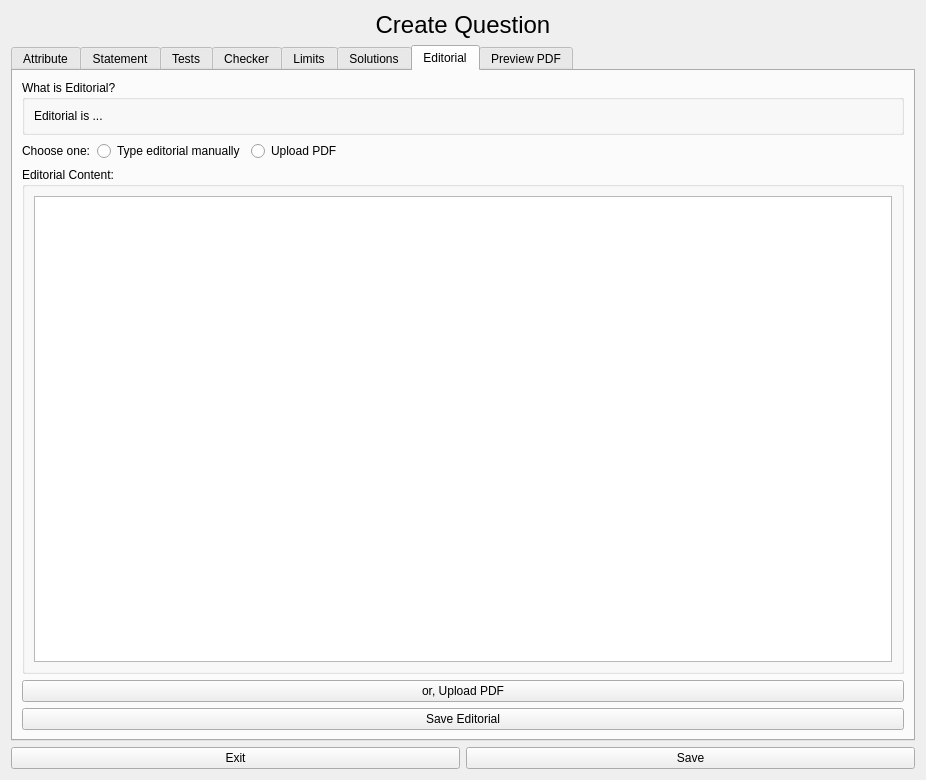
<?xml version="1.0" encoding="UTF-8"?>
<ui version="4.0">
 <class>CreateQuestion</class>
 <widget class="QWidget" name="CreateQuestion">
  <property name="geometry">
   <rect>
    <x>0</x>
    <y>0</y>
    <width>926</width>
    <height>780</height>
   </rect>
  </property>
  <property name="windowTitle">
   <string>Create/Modify Question</string>
  </property>
  <property name="windowIcon">
   <iconset theme="applications-accessories"/>
  </property>
  <layout class="QVBoxLayout" name="verticalLayout">
   <item>
    <widget class="QLabel" name="label">
     <property name="text">
      <string>&lt;html&gt;&lt;head/&gt;&lt;body&gt;&lt;p align=&quot;center&quot;&gt;&lt;span style=&quot; font-size:18pt;&quot;&gt;Create Question&lt;/span&gt;&lt;/p&gt;&lt;/body&gt;&lt;/html&gt;</string>
     </property>
    </widget>
   </item>
   <item>
    <widget class="QTabWidget" name="tabWidget">
     <property name="currentIndex">
      <number>6</number>
     </property>
     <widget class="QWidget" name="attribute_tab">
      <attribute name="title">
       <string>Attribute</string>
      </attribute>
      <layout class="QFormLayout" name="formLayout">
       <item row="0" column="0">
        <widget class="QLabel" name="label_2">
         <property name="text">
          <string>Question Title: *</string>
         </property>
        </widget>
       </item>
       <item row="0" column="1">
        <widget class="QLineEdit" name="quesTitle_lineEdit"/>
       </item>
       <item row="1" column="0">
        <widget class="QLabel" name="label_3">
         <property name="text">
          <string>Is Checker Based:</string>
         </property>
        </widget>
       </item>
       <item row="1" column="1">
        <widget class="QCheckBox" name="is_checkerBased_checkBox">
         <property name="text">
          <string>Checker Based</string>
         </property>
        </widget>
       </item>
      </layout>
     </widget>
     <widget class="QWidget" name="statement_tab">
      <attribute name="title">
       <string>Statement</string>
      </attribute>
      <layout class="QVBoxLayout" name="verticalLayout_2">
       <item>
        <layout class="QGridLayout" name="gridLayout">
         <item row="0" column="1">
          <widget class="QRadioButton" name="radioButton">
           <property name="text">
            <string>Type Question Manually</string>
           </property>
          </widget>
         </item>
         <item row="0" column="2">
          <widget class="QRadioButton" name="radioButton_2">
           <property name="text">
            <string>Upload PDF</string>
           </property>
          </widget>
         </item>
         <item row="0" column="0">
          <widget class="QLabel" name="label_4">
           <property name="text">
            <string>Chose one:</string>
           </property>
          </widget>
         </item>
         <item row="0" column="3">
          <spacer name="horizontalSpacer">
           <property name="orientation">
            <enum>Qt::Orientation::Horizontal</enum>
           </property>
           <property name="sizeHint" stdset="0">
            <size>
             <width>40</width>
             <height>20</height>
            </size>
           </property>
          </spacer>
         </item>
        </layout>
       </item>
       <item>
        <widget class="QGroupBox" name="groupBox">
         <property name="enabled">
          <bool>true</bool>
         </property>
         <property name="title">
          <string>Type question manually</string>
         </property>
         <layout class="QVBoxLayout" name="verticalLayout_11" stretch="2,1,1">
          <item>
           <layout class="QHBoxLayout" name="horizontalLayout_5" stretch="1,9">
            <item>
             <widget class="QLabel" name="label_5">
              <property name="text">
               <string>Question Body:</string>
              </property>
             </widget>
            </item>
            <item>
             <widget class="QPlainTextEdit" name="QuesBody_plainTextEdit"/>
            </item>
           </layout>
          </item>
          <item>
           <layout class="QHBoxLayout" name="horizontalLayout_4" stretch="1,4,1,4">
            <item>
             <widget class="QLabel" name="label_6">
              <property name="text">
               <string>&lt;html&gt;&lt;head/&gt;&lt;body&gt;&lt;p&gt;Input&lt;br/&gt;Constraints:&lt;/p&gt;&lt;/body&gt;&lt;/html&gt;</string>
              </property>
             </widget>
            </item>
            <item>
             <widget class="QTextEdit" name="input_textEdit"/>
            </item>
            <item>
             <widget class="QLabel" name="label_8">
              <property name="text">
               <string>&lt;html&gt;&lt;head/&gt;&lt;body&gt;&lt;p&gt;Output&lt;br/&gt;Constraints:&lt;/p&gt;&lt;/body&gt;&lt;/html&gt;</string>
              </property>
             </widget>
            </item>
            <item>
             <widget class="QTextEdit" name="output_textEdit"/>
            </item>
           </layout>
          </item>
          <item>
           <layout class="QHBoxLayout" name="horizontalLayout_6" stretch="1,9">
            <item>
             <widget class="QLabel" name="label_7">
              <property name="text">
               <string>Notes:</string>
              </property>
             </widget>
            </item>
            <item>
             <widget class="QTextEdit" name="notes_textEdit"/>
            </item>
           </layout>
          </item>
         </layout>
        </widget>
       </item>
       <item>
        <widget class="QPushButton" name="UpQuesStatePDF_pushButton_2">
         <property name="text">
          <string>or, Upload Question Statement PDF</string>
         </property>
        </widget>
       </item>
      </layout>
     </widget>
     <widget class="QWidget" name="tests_tab">
      <attribute name="title">
       <string>Tests</string>
      </attribute>
      <layout class="QVBoxLayout" name="verticalLayout_3">
       <item>
        <widget class="QGroupBox" name="groupBox_2">
         <property name="enabled">
          <bool>false</bool>
         </property>
         <property name="title">
          <string>List of Test Cases</string>
         </property>
         <layout class="QHBoxLayout" name="horizontalLayout_3">
          <item>
           <widget class="QTableWidget" name="tableWidget">
            <column>
             <property name="text">
              <string>Test Case Name</string>
             </property>
            </column>
            <column>
             <property name="text">
              <string>Input File Size</string>
             </property>
            </column>
            <column>
             <property name="text">
              <string>Output File Size</string>
             </property>
            </column>
            <column>
             <property name="text">
              <string>Weight</string>
             </property>
            </column>
           </widget>
          </item>
          <item>
           <layout class="QVBoxLayout" name="verticalLayout_4">
            <item>
             <widget class="QPushButton" name="addTestCase_pushButton_2">
              <property name="text">
               <string>Add Test Case</string>
              </property>
             </widget>
            </item>
            <item>
             <widget class="QPushButton" name="esitTestCase_pushButton_3">
              <property name="text">
               <string>Edit Test Case</string>
              </property>
             </widget>
            </item>
            <item>
             <widget class="QPushButton" name="deleteTestCase_pushButton_4">
              <property name="text">
               <string>Delete Test Case</string>
              </property>
             </widget>
            </item>
            <item>
             <widget class="QPushButton" name="inportTestCase_pushButton_2">
              <property name="text">
               <string>Import Test Case</string>
              </property>
             </widget>
            </item>
            <item>
             <widget class="QPushButton" name="exportTestCase_pushButton_3">
              <property name="text">
               <string>Export Test Case</string>
              </property>
             </widget>
            </item>
           </layout>
          </item>
         </layout>
        </widget>
       </item>
       <item>
        <widget class="QGroupBox" name="groupBox_3">
         <property name="title">
          <string>Create or Modify Test Case</string>
         </property>
         <layout class="QVBoxLayout" name="verticalLayout_7">
          <item>
           <layout class="QFormLayout" name="formLayout_3">
            <item row="0" column="0">
             <widget class="QLabel" name="label_11">
              <property name="text">
               <string>Test Case Title:</string>
              </property>
             </widget>
            </item>
            <item row="0" column="1">
             <widget class="QLineEdit" name="testCaseTitle_lineEdit"/>
            </item>
           </layout>
          </item>
          <item>
           <layout class="QHBoxLayout" name="horizontalLayout_2">
            <item>
             <layout class="QVBoxLayout" name="verticalLayout_5">
              <item>
               <widget class="QLabel" name="label_9">
                <property name="text">
                 <string>Input</string>
                </property>
               </widget>
              </item>
              <item>
               <widget class="QTextEdit" name="inputOfTestCase___textEdit"/>
              </item>
              <item>
               <widget class="QPushButton" name="inoutSelectFile_pushButton_2">
                <property name="text">
                 <string>or, select file</string>
                </property>
               </widget>
              </item>
             </layout>
            </item>
            <item>
             <layout class="QVBoxLayout" name="verticalLayout_6">
              <item>
               <widget class="QLabel" name="label_10">
                <property name="text">
                 <string>Output</string>
                </property>
               </widget>
              </item>
              <item>
               <widget class="QTextEdit" name="outputOfTestCase__textEdit"/>
              </item>
              <item>
               <widget class="QPushButton" name="outputSelectFile_pushButton_3">
                <property name="text">
                 <string>or, select file</string>
                </property>
               </widget>
              </item>
             </layout>
            </item>
           </layout>
          </item>
          <item>
           <widget class="QPushButton" name="saveCurrentTestCase_pushButton_2">
            <property name="text">
             <string>Save</string>
            </property>
           </widget>
          </item>
         </layout>
        </widget>
       </item>
      </layout>
     </widget>
     <widget class="QWidget" name="checker_tab">
      <attribute name="title">
       <string>Checker</string>
      </attribute>
      <layout class="QFormLayout" name="formLayout_4">
       <item row="0" column="0">
        <widget class="QLabel" name="label_12">
         <property name="text">
          <string>Type:</string>
         </property>
        </widget>
       </item>
       <item row="0" column="1">
        <widget class="QComboBox" name="type_comboBox"/>
       </item>
       <item row="1" column="0">
        <widget class="QLabel" name="label_13">
         <property name="text">
          <string>Language:</string>
         </property>
        </widget>
       </item>
       <item row="1" column="1">
        <widget class="QComboBox" name="language_comboBox"/>
       </item>
       <item row="2" column="0">
        <widget class="QLabel" name="label_14">
         <property name="text">
          <string>Source:</string>
         </property>
        </widget>
       </item>
       <item row="2" column="1">
        <widget class="QPlainTextEdit" name="checkerSource_plainTextEdit"/>
       </item>
       <item row="3" column="1">
        <widget class="QPushButton" name="saveCheckerSrcCode_pushButton_2">
         <property name="text">
          <string>Save Checker Source Code</string>
         </property>
        </widget>
       </item>
      </layout>
     </widget>
     <widget class="QWidget" name="limits_tab">
      <attribute name="title">
       <string>Limits</string>
      </attribute>
      <layout class="QGridLayout" name="gridLayout_2" rowstretch="1,0,0,0,0,0,0">
       <item row="3" column="2">
        <widget class="QLineEdit" name="cpp_mem_limit_lineEdit">
         <property name="text">
          <string>4</string>
         </property>
        </widget>
       </item>
       <item row="5" column="3">
        <widget class="QLineEdit" name="py_source_limit_lineEdit">
         <property name="text">
          <string>1</string>
         </property>
        </widget>
       </item>
       <item row="5" column="0">
        <widget class="QLabel" name="label_17">
         <property name="text">
          <string>Python:</string>
         </property>
        </widget>
       </item>
       <item row="1" column="1">
        <widget class="QLabel" name="label_18">
         <property name="text">
          <string>Time</string>
         </property>
         <property name="alignment">
          <set>Qt::AlignmentFlag::AlignCenter</set>
         </property>
        </widget>
       </item>
       <item row="6" column="2">
        <widget class="QPushButton" name="saveLimits_pushButton_2">
         <property name="text">
          <string>Save</string>
         </property>
        </widget>
       </item>
       <item row="2" column="0">
        <widget class="QLabel" name="label_23">
         <property name="text">
          <string>Base</string>
         </property>
        </widget>
       </item>
       <item row="4" column="0">
        <widget class="QLabel" name="label_16">
         <property name="text">
          <string>Java:</string>
         </property>
        </widget>
       </item>
       <item row="1" column="3">
        <widget class="QLabel" name="label_20">
         <property name="text">
          <string>Source(kB)</string>
         </property>
         <property name="alignment">
          <set>Qt::AlignmentFlag::AlignCenter</set>
         </property>
        </widget>
       </item>
       <item row="2" column="1">
        <widget class="QLineEdit" name="BaseMultiplier_lineEdit">
         <property name="text">
          <string>1</string>
         </property>
        </widget>
       </item>
       <item row="1" column="2">
        <widget class="QLabel" name="label_19">
         <property name="text">
          <string>Memory(MB)</string>
         </property>
         <property name="alignment">
          <set>Qt::AlignmentFlag::AlignCenter</set>
         </property>
        </widget>
       </item>
       <item row="2" column="2">
        <widget class="QLineEdit" name="baseMemoryLimit_lineEdit_2">
         <property name="text">
          <string>64</string>
         </property>
        </widget>
       </item>
       <item row="3" column="0">
        <widget class="QLabel" name="label_15">
         <property name="text">
          <string>C/C++:</string>
         </property>
        </widget>
       </item>
       <item row="2" column="3">
        <widget class="QLineEdit" name="baseSourceLimit_lineEdit_3">
         <property name="text">
          <string>64</string>
         </property>
        </widget>
       </item>
       <item row="0" column="0" colspan="4">
        <widget class="QGroupBox" name="groupBox_4">
         <property name="title">
          <string>Instructions</string>
         </property>
        </widget>
       </item>
       <item row="3" column="3">
        <widget class="QLineEdit" name="cpp_source_limit_lineEdit">
         <property name="text">
          <string>1</string>
         </property>
        </widget>
       </item>
       <item row="4" column="2">
        <widget class="QLineEdit" name="java_mem_limit_lineEdit">
         <property name="text">
          <string>4</string>
         </property>
        </widget>
       </item>
       <item row="3" column="1">
        <widget class="QLineEdit" name="cpp_multiplier_lineEdit">
         <property name="text">
          <string>2</string>
         </property>
        </widget>
       </item>
       <item row="4" column="1">
        <widget class="QLineEdit" name="java_multiplier_lineEdit">
         <property name="text">
          <string>2</string>
         </property>
        </widget>
       </item>
       <item row="4" column="3">
        <widget class="QLineEdit" name="java_source_limit_lineEdit">
         <property name="text">
          <string>1</string>
         </property>
        </widget>
       </item>
       <item row="5" column="1">
        <widget class="QLineEdit" name="py_multiplier_lineEdit">
         <property name="text">
          <string>2</string>
         </property>
        </widget>
       </item>
       <item row="5" column="2">
        <widget class="QLineEdit" name="py_mem_limit_lineEdit">
         <property name="text">
          <string>8</string>
         </property>
        </widget>
       </item>
      </layout>
     </widget>
     <widget class="QWidget" name="solutions_tab">
      <attribute name="title">
       <string>Solutions</string>
      </attribute>
      <layout class="QVBoxLayout" name="verticalLayout_8">
       <item>
        <widget class="QComboBox" name="solutionLanguage_comboBox">
         <item>
          <property name="text">
           <string>C/C++</string>
          </property>
         </item>
         <item>
          <property name="text">
           <string>Java</string>
          </property>
         </item>
         <item>
          <property name="text">
           <string>Python</string>
          </property>
         </item>
        </widget>
       </item>
       <item>
        <widget class="QTextEdit" name="soluSourceCode_textEdit"/>
       </item>
       <item>
        <widget class="QPushButton" name="soluSrcCodeSaveBtn_pushButton_2">
         <property name="text">
          <string>Save Solution</string>
         </property>
        </widget>
       </item>
      </layout>
     </widget>
     <widget class="QWidget" name="editorial_tab">
      <attribute name="title">
       <string>Editorial</string>
      </attribute>
      <layout class="QVBoxLayout" name="verticalLayout_12">
       <item>
        <widget class="QGroupBox" name="groupBox_5">
         <property name="title">
          <string>What is Editorial?</string>
         </property>
         <layout class="QVBoxLayout" name="verticalLayout_9">
          <item>
           <widget class="QLabel" name="label_22">
            <property name="text">
             <string>Editorial is ...</string>
            </property>
           </widget>
          </item>
         </layout>
        </widget>
       </item>
       <item>
        <layout class="QHBoxLayout" name="horizontalLayout_7">
         <item>
          <widget class="QLabel" name="label_21">
           <property name="text">
            <string>Choose one:</string>
           </property>
          </widget>
         </item>
         <item>
          <widget class="QRadioButton" name="typeEditManually_radioButton_3">
           <property name="text">
            <string>Type editorial manually</string>
           </property>
          </widget>
         </item>
         <item>
          <widget class="QRadioButton" name="radioButton_3">
           <property name="text">
            <string>Upload PDF</string>
           </property>
          </widget>
         </item>
         <item>
          <spacer name="horizontalSpacer_2">
           <property name="orientation">
            <enum>Qt::Orientation::Horizontal</enum>
           </property>
           <property name="sizeHint" stdset="0">
            <size>
             <width>40</width>
             <height>20</height>
            </size>
           </property>
          </spacer>
         </item>
        </layout>
       </item>
       <item>
        <widget class="QGroupBox" name="groupBox_6">
         <property name="title">
          <string>Editorial Content:</string>
         </property>
         <layout class="QVBoxLayout" name="verticalLayout_10">
          <item>
           <widget class="QTextEdit" name="editorialTextBox_textEdit"/>
          </item>
         </layout>
        </widget>
       </item>
       <item>
        <widget class="QPushButton" name="editorialUploadPDF_pushButton_2">
         <property name="text">
          <string>or, Upload PDF</string>
         </property>
        </widget>
       </item>
       <item>
        <widget class="QPushButton" name="saveEditorial_pushButton_2">
         <property name="text">
          <string>Save Editorial</string>
         </property>
        </widget>
       </item>
      </layout>
     </widget>
     <widget class="QWidget" name="previewPdfTab">
      <attribute name="title">
       <string>Preview PDF</string>
      </attribute>
     </widget>
    </widget>
   </item>
   <item>
    <layout class="QHBoxLayout" name="horizontalLayout">
     <item>
      <widget class="QPushButton" name="pushButton">
       <property name="text">
        <string>Exit</string>
       </property>
      </widget>
     </item>
     <item>
      <widget class="QPushButton" name="save_pushButton">
       <property name="text">
        <string>Save</string>
       </property>
      </widget>
     </item>
    </layout>
   </item>
  </layout>
 </widget>
 <resources/>
 <connections/>
</ui>
